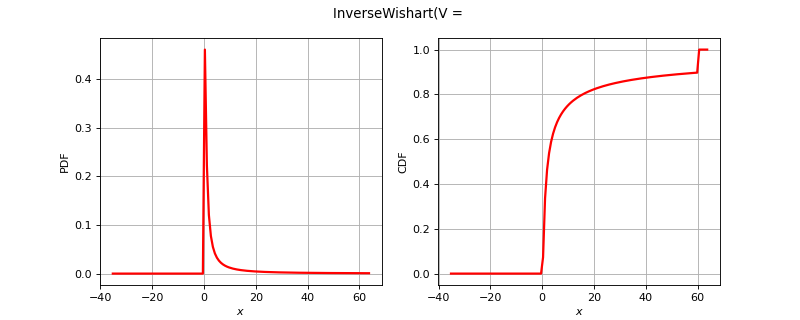

Here is the Python script that generated this plot:
import openturns as ot
from matplotlib import pyplot as plt
from openturns.viewer import View
if ot.InverseWishart().__class__.__name__ == 'Bernoulli':
    distribution = ot.Bernoulli(0.7)
elif ot.InverseWishart().__class__.__name__ == 'Binomial':
    distribution = ot.Binomial(5, 0.2)
elif ot.InverseWishart().__class__.__name__ == 'Hypergeometric':
    distribution = ot.Hypergeometric(10, 4, 7)
elif ot.InverseWishart().__class__.__name__ == 'CumulativeDistributionNetwork':
    coll = [ot.Normal(2),ot.Dirichlet([0.5, 1.0, 1.5])]
    distribution = ot.CumulativeDistributionNetwork(coll, ot.BipartiteGraph([[0,1], [0,1]]))
elif ot.InverseWishart().__class__.__name__ == 'Histogram':
    distribution = ot.Histogram([-1.0, 0.5, 1.0, 2.0], [0.45, 0.4, 0.15])
elif ot.InverseWishart().__class__.__name__ == 'KernelMixture':
    kernel = ot.Uniform()
    sample = ot.Normal().getSample(5)
    bandwith = [1.0]
    distribution = ot.KernelMixture(kernel, bandwith, sample)
elif ot.InverseWishart().__class__.__name__ == 'MaximumDistribution':
    coll = [ot.Uniform(2.5, 3.5), ot.LogUniform(1.0, 1.2), ot.Triangular(2.0, 3.0, 4.0)]
    distribution = ot.MaximumDistribution(coll)
elif ot.InverseWishart().__class__.__name__ == 'Multinomial':
    distribution = ot.Multinomial(5, [0.2])
elif ot.InverseWishart().__class__.__name__ == 'RandomMixture':
    coll = [ot.Triangular(0.0, 1.0, 5.0), ot.Uniform(-2.0, 2.0)]
    weights = [0.8, 0.2]
    cst = 3.0
    distribution = ot.RandomMixture(coll, weights, cst)
elif ot.InverseWishart().__class__.__name__ == 'TruncatedDistribution':
    distribution = ot.TruncatedDistribution(ot.Normal(2.0, 1.5), 1.0, 4.0)
elif ot.InverseWishart().__class__.__name__ == 'UserDefined':
    distribution = ot.UserDefined([[0.0], [1.0], [2.0]], [0.2, 0.7, 0.1])
elif ot.InverseWishart().__class__.__name__ == 'ZipfMandelbrot':
    distribution = ot.ZipfMandelbrot(10, 2.5, 0.3)
else:
    distribution = ot.InverseWishart()
dimension = distribution.getDimension()
title = str(distribution)[:100].split('\n')[0]
if dimension == 1:
    distribution.setDescription(['$x$'])
    pdf_graph = distribution.drawPDF()
    cdf_graph = distribution.drawCDF()
    fig = plt.figure(figsize=(10, 4))
    pdf_axis = fig.add_subplot(121)
    cdf_axis = fig.add_subplot(122)
    View(pdf_graph, figure=fig, axes=[pdf_axis], add_legend=False)
    View(cdf_graph, figure=fig, axes=[cdf_axis], add_legend=False)
    fig.suptitle(title)
elif dimension == 2:
    distribution.setDescription(['$x_1$', '$x_2$'])
    pdf_graph = distribution.drawPDF()
    pdf_graph.setTitle(title)
    fig = plt.figure(figsize=(10, 5))
    pdf_axis = fig.add_subplot(111)
    View(pdf_graph, figure=fig, axes=[pdf_axis], add_legend=False, square_axes=False)
